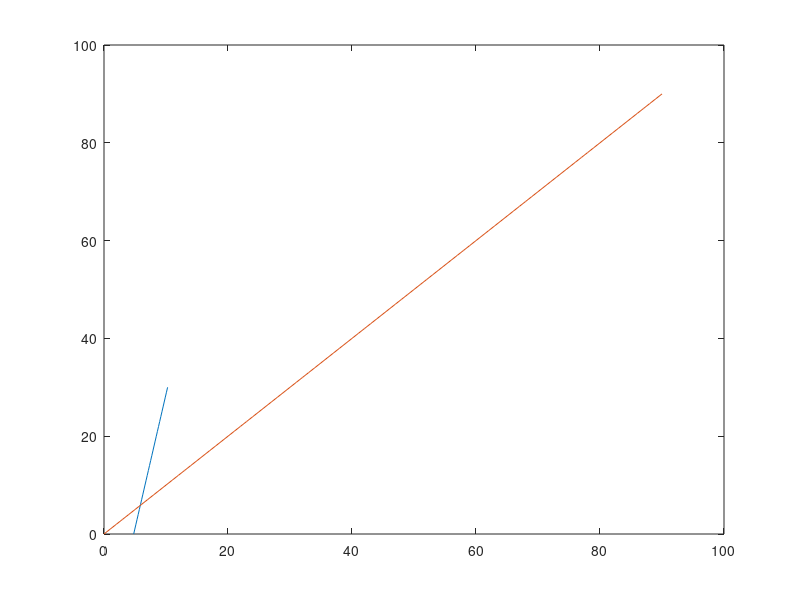

Reproduce this figure in MATLAB.
n=400*(1.1.^(0:30));n'
m=120*(1.2.^(0:30));m'

%min(log(p))-1:max(log(p))-1
%min(log(pa))-1:max(log(pa))-1
plot(log(n'),0:30,'+',0:90,0:90)
plot(log(m'),0:30,'-',0:90,0:90)